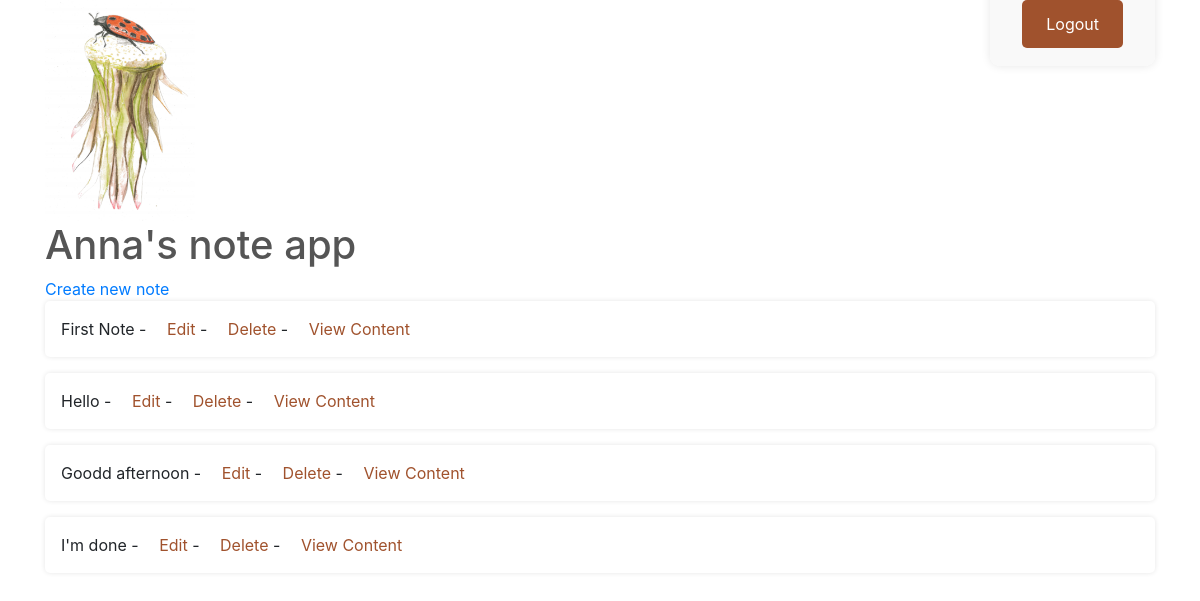
/notes/ (signed in), run on an earlier commit of the app's database.
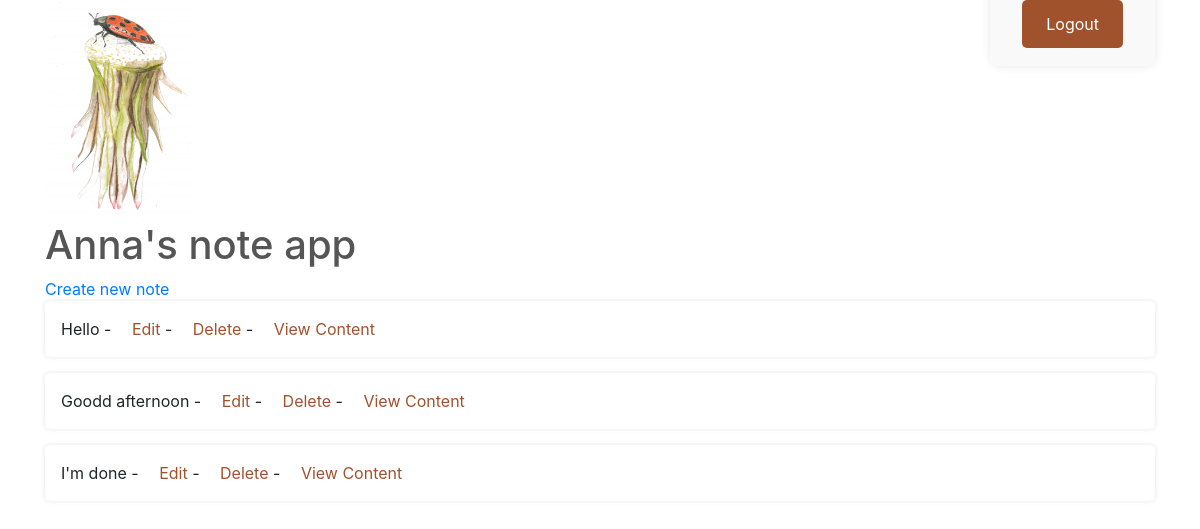
And on a later commit of the database.
### sticky_notes_app/models.py (models this page shows, shortened)
class StickyNote(models.Model):
    title = models.CharField(max_length=255)
    content = models.TextField()
    created_at = models.DateTimeField(auto_now_add=True)
    updated_at = models.DateTimeField(auto_now=True)
    user = models.ForeignKey(User, on_delete=models.CASCADE)

### sticky_notes_app/views.py (the view)
# urls.py: path("", views.note_list, name="note_list"),
@login_required
def note_list(request):
    notes = StickyNote.objects.filter(user=request.user)
    return render(request, "sticky_notes/note_list.html", {"notes": notes})

### sticky_notes_app/templates/sticky_notes/note_list.html (shortened to what this page needs)
{% load static %}
<!DOCTYPE html>
<html>
<head>
    <link rel="stylesheet" href="{% static 'css/styles.css' %}">
    <link rel="stylesheet" href="https://stackpath.bootstrapcdn.com/bootstrap/4.5.2/css/bootstrap.min.css">
</head>
<body>
    <div class="container">
        <div class="row">
            <div class="col">
                <img src="{% static 'logo.png' %}" alt="Logo" class="logo">
                <h1 class="logo-title">
                    Anna's note app
                </h1>
            </div>
            <div class="col text-right">
                <form id="logout-form" action="{% url 'custom_logout' %}" method="POST" style="display: inline;">
                    <button type="submit" class="logout-button">Logout</button>
                </form>
            </div>
        </div>
        <a href="{% url 'note_create' %}">Create new note</a>
        <ul>
            {% for note in notes %}
                <li>{{ note.title }} - <a href="{% url 'note_edit' note.pk %}">Edit</a> - <a href="{% url 'note_delete' note.pk %}">Delete</a> - <a href="#" class="note-link" data-content="{{ note.content }}">View Content</a></li>
            {% endfor %}
        </ul>
    </div>
</body>
</html>

### static/css/styles.css (style rules this page uses)
body { font-family: Arial, sans-serif; background-color: #F4F4F4; color: #333; margin: 0; padding: 0; }
h1, h2, h3 { color: #555; }
a { color: #A0522D; text-decoration: none; }
form { margin: 0 auto; max-width: 500px; background-color: #F9F9F9; padding: 2em; border-radius: 10px; box-shadow: 0 0 10px rgba(0, 0, 0, 0.1); }
form button { background-color: #A0522D; color: #FFF; border: none; padding: 0.75em 1.5em; border-radius: 5px; cursor: pointer; }
ul { list-style-type: none; padding: 0; }
ul li { background-color: #FFF; margin-bottom: 1em; padding: 1em; border-radius: 5px; box-shadow: 0 0 5px rgba(0, 0, 0, 0.1); }
ul li a { margin-left: 1em; color: #A0522D; }
button { background-color: #A0522D; color: #FFF; border: none; padding: 0.5em 1em; border-radius: 5px; cursor: pointer; }

### sticky_notes_app/templates/sticky_notes/note_list.html (style rules this page uses)
.logo { width: 150px; height: auto; }

What changed in the data, as far as the page shows it:
removed StickyNote: title "First Note"
